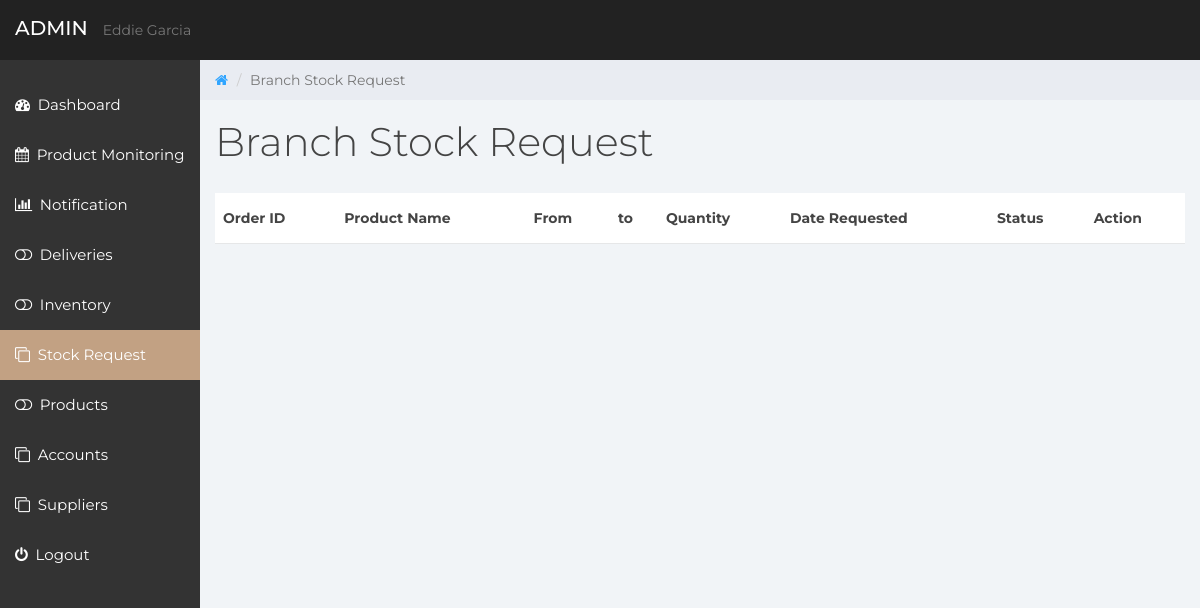
/Garciaskape/admin/branch/branch.php, run on an earlier commit of the app's database.
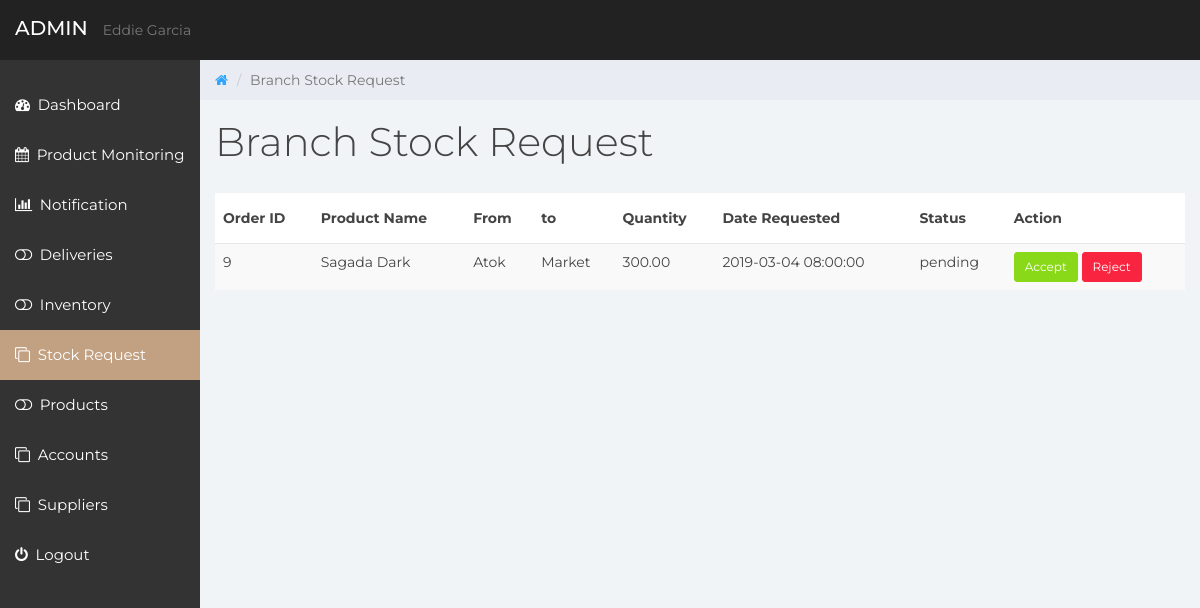
And on a later commit of the database.
### tables this page shows
CREATE TABLE IF NOT EXISTS `orders` (
  `idnumber` int(15) UNSIGNED NOT NULL AUTO_INCREMENT,
  `orderid` int(15) NOT NULL,
  `stockid` int(15) NOT NULL,
  `productid` int(15) NOT NULL,
  `quantity` double(10,2) NOT NULL,
  `solditemid` int(15) DEFAULT NULL,
  `deliveryid` int(15) DEFAULT NULL,
  `supplierid` int(15) DEFAULT NULL,
  `branchid` int(15) NOT NULL,
  `accountid` int(15) NOT NULL,
  `time` timestamp NOT NULL,
  `status` varchar(45) DEFAULT NULL,
  PRIMARY KEY (`idnumber`),
  UNIQUE KEY `idnumber_UNIQUE` (`idnumber`)
);

CREATE TABLE IF NOT EXISTS `products` (
  `productid` int(15) UNSIGNED NOT NULL AUTO_INCREMENT,
  `productname` varchar(201) NOT NULL,
  `branchid` int(11) NOT NULL,
  `status` varchar(201) DEFAULT NULL,
  PRIMARY KEY (`productid`),
  UNIQUE KEY `productid_UNIQUE` (`productid`)
);

CREATE TABLE IF NOT EXISTS `supplier` (
  `supplierid` int(15) UNSIGNED NOT NULL AUTO_INCREMENT,
  `supplier_name` varchar(201) NOT NULL,
  `supplier_contact_person` varchar(201) NOT NULL,
  `contact_number` varchar(201) NOT NULL,
  `address` varchar(201) DEFAULT NULL,
  PRIMARY KEY (`supplierid`),
  UNIQUE KEY `supplierid_UNIQUE` (`supplierid`)
);

CREATE TABLE IF NOT EXISTS `branch` (
  `branchid` int(15) UNSIGNED NOT NULL AUTO_INCREMENT,
  `branch_name` varchar(201) NOT NULL,
  `branch_address` varchar(201) DEFAULT NULL,
  PRIMARY KEY (`branchid`),
  UNIQUE KEY `branchid_UNIQUE` (`branchid`)
);

CREATE TABLE IF NOT EXISTS `delivery` (
  `idnumber` int(15) UNSIGNED NOT NULL AUTO_INCREMENT,
  `deliveryid` int(15) NOT NULL,
  `productid` int(15) NOT NULL,
  `quantity` double(10,2) NOT NULL,
  `supplierid` int(15) NOT NULL,
  `branchid` int(15) NOT NULL,
  `orderid` int(15) NOT NULL,
  `time` timestamp NOT NULL,
  `status` varchar(45) NOT NULL,
  PRIMARY KEY (`idnumber`),
  UNIQUE KEY `idnumber_UNIQUE` (`idnumber`)
);

### Garciaskape/admin/branch/branch.php (the view, shortened to what this page needs)
<?php
    include('../includes/connection.php');
?>
<!DOCTYPE html>
<html>
    <head>
        <link href="../css/bootstrap.min.css" rel="stylesheet">
        <link href="../css/font-awesome.min.css" rel="stylesheet">
        <link href="../css/datepicker3.css" rel="stylesheet">
        <link href="../css/styles.css" rel="stylesheet">
    </head>
    <body>
        <nav class="navbar navbar-custom navbar-fixed-top" role="navigation">
            <div class="container-fluid">
                <div class="navbar-header">
                    <a class="navbar-brand" href="#"><span></span>Admin</a>
                    <br>
                    <p> Eddie Garcia </p>
                </div>
            </div>
        </nav>
        <div id="sidebar-collapse" class="col-sm-3 col-lg-2 sidebar">
            <ul class="nav menu">
                <li ><a href="../index.php"><em class="fa fa-dashboard">&nbsp;</em> Dashboard</a></li>
                <li ><a href="../monitoring/product.php"><em class="fa fa-calendar">&nbsp;</em> Product Monitoring</a></li>
                <li ><a href="../notification/notification.php"><em class="fa fa-bar-chart">&nbsp;</em> Notification</a></li>
                <li ><a href="../deliveries/adeliveries.php"><em class="fa fa-toggle-off">&nbsp;</em> Deliveries</a></li>
                <li ><a href="../inventory/inventory.php"><em class="fa fa-toggle-off">&nbsp;</em> Inventory</a></li>
                <li class="active"><a href="../branch/branch.php"><em class="fa fa-clone">&nbsp;</em> Stock Request </a></li>
                <li><a href="../product/addproduct.php"><em class="fa fa-toggle-off">&nbsp;</em> Products</a></li>
                <li><a href="../accounts/accounts.php"><em class="fa fa-clone">&nbsp;</em> Accounts </a></li>
                <li><a href="../supplier/addsupplier.php"><em class="fa fa-clone">&nbsp;</em> Suppliers </a></li>
                <li><a href="../../includes/logout.inc.php"><em class="fa fa-power-off">&nbsp;</em> Logout</a></li>
            </ul>
        </div>
        <div class="col-sm-9 col-sm-offset-3 col-lg-10 col-lg-offset-2 main">
            <div class="row">
                <ol class="breadcrumb">
                    <li><a href="#">
                        <em class="fa fa-home"></em>
                        </a></li>
                    <li class="active">Branch Stock Request</li>
                </ol>
            </div>
            <div class="row">
                <div class="col-lg-12">
                    <h1 class="page-header">Branch Stock Request</h1>
                </div>
            </div>
        </div>
<div>
 <div>
    <div role="main" class="col-sm-9 col-sm-offset-3 col-lg-10 col-lg-offset-2 main">
<div id="request_table">
        <table class="table table-dark table-striped">
            <thead class="thead-dark">
                <tr>
                        <th>Order ID</th>
                        <th>Product Name</th>
                        <th>From</th>
                        <th>to</th>
                        <th>Quantity</th>
                        <th>Date Requested</th>
                        <th>Status</th>
                        <th>Action</th>
                </tr>
            </thead>
            <tbody>
                <?php
                    $get_branch_request = "SELECT orders.orderid, products.productname, supplier.supplier_name, branch.branchid, branch.branch_name, orders.quantity, orders.time, delivery.deliveryid, delivery.status from ((((orders inner join products on orders.productid = products.productid) inner join supplier on orders.supplierid = supplier.supplierid) inner join branch on orders.branchid = branch.branchid) inner join delivery on orders.deliveryid = delivery.deliveryid) where delivery.status = 'rejected' or delivery.status = 'pending' OR delivery.status = 'accepted'";
                    $result = mysqli_query($conn, $get_branch_request);
                    while($rows = mysqli_fetch_array($result)){
                ?>
                <tr>
                        <td><?php echo $rows['orderid']; ?></td>
                        <td><?php echo $rows['productname']; ?></td>
                        <td><?php echo $rows['supplier_name']; ?></td>
                        <td><?php echo $rows['branch_name']; ?></td>
                        <td><?php echo $rows['quantity']; ?></td>
                        <td><?php echo $rows['time']; ?></td>
                        <td><?php echo $rows['status']; ?></td>
                        <td>
                        <a href="branch.php?accept=accepted&deliveryid=<?php echo $rows['deliveryid']; ?>" class="btn btn-success btn-sm">Accept</a>
                        <a href="branch.php?accept=rejected&deliveryid=<?php echo $rows['deliveryid']; ?>" class="btn btn-danger btn-sm">Reject</a>
                        </td>
                </tr>
                <?php
                    }
                ?>
            </tbody>
        </table>
    </div>
    </div>
</div>
</div>
</body>
</html>

What changed in the data, as far as the page shows it:
now on this page (row edited): orders: orderid "9", productid.productname "Sagada Dark", supplierid.supplier_name "Atok", branchid.branch_name "Market", quantity "300.00", time "2019-03-04 08:00:00", deliveryid.status "pending"
